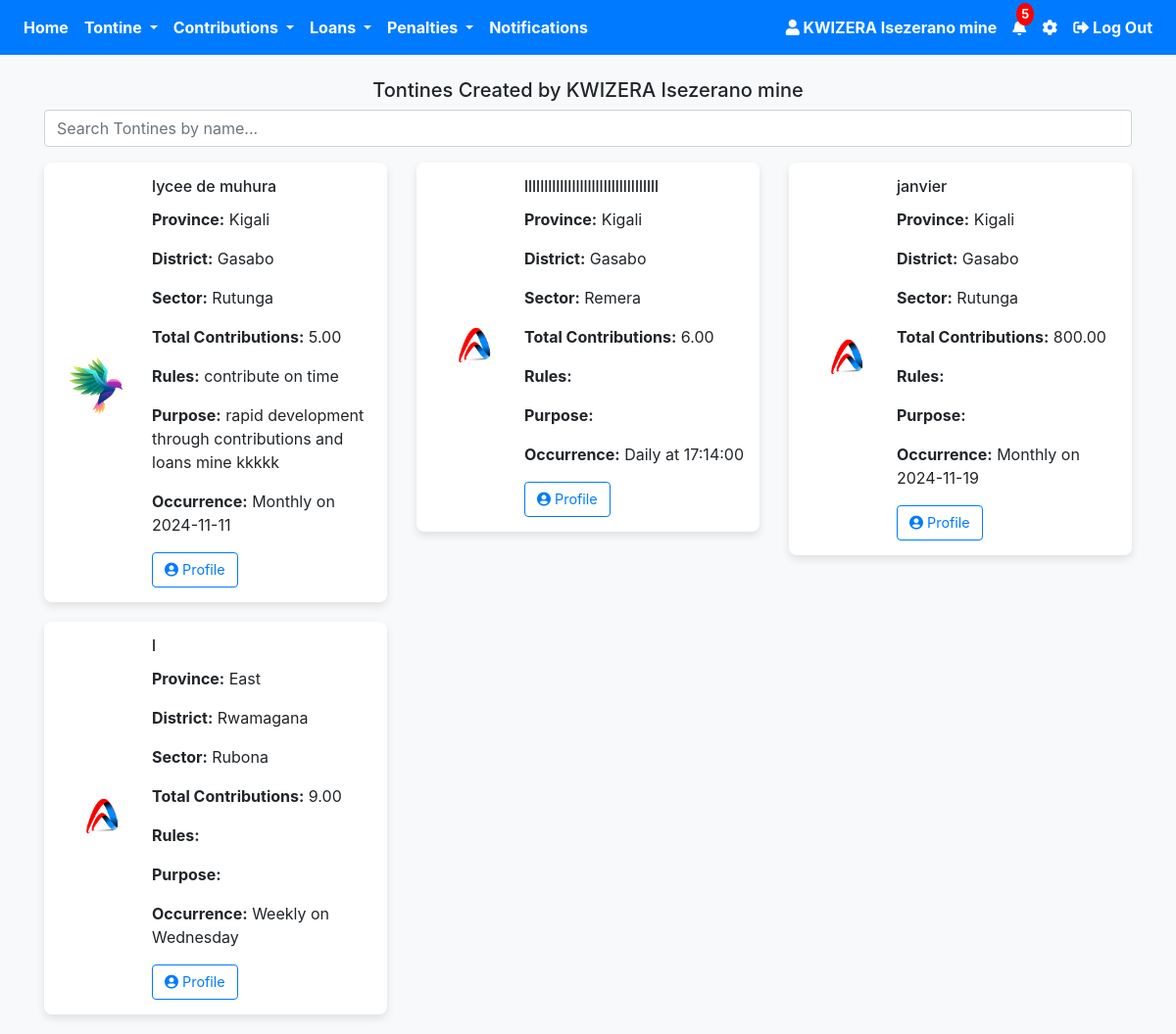
Before: /own_tontine.php (signed in) with the older database file.
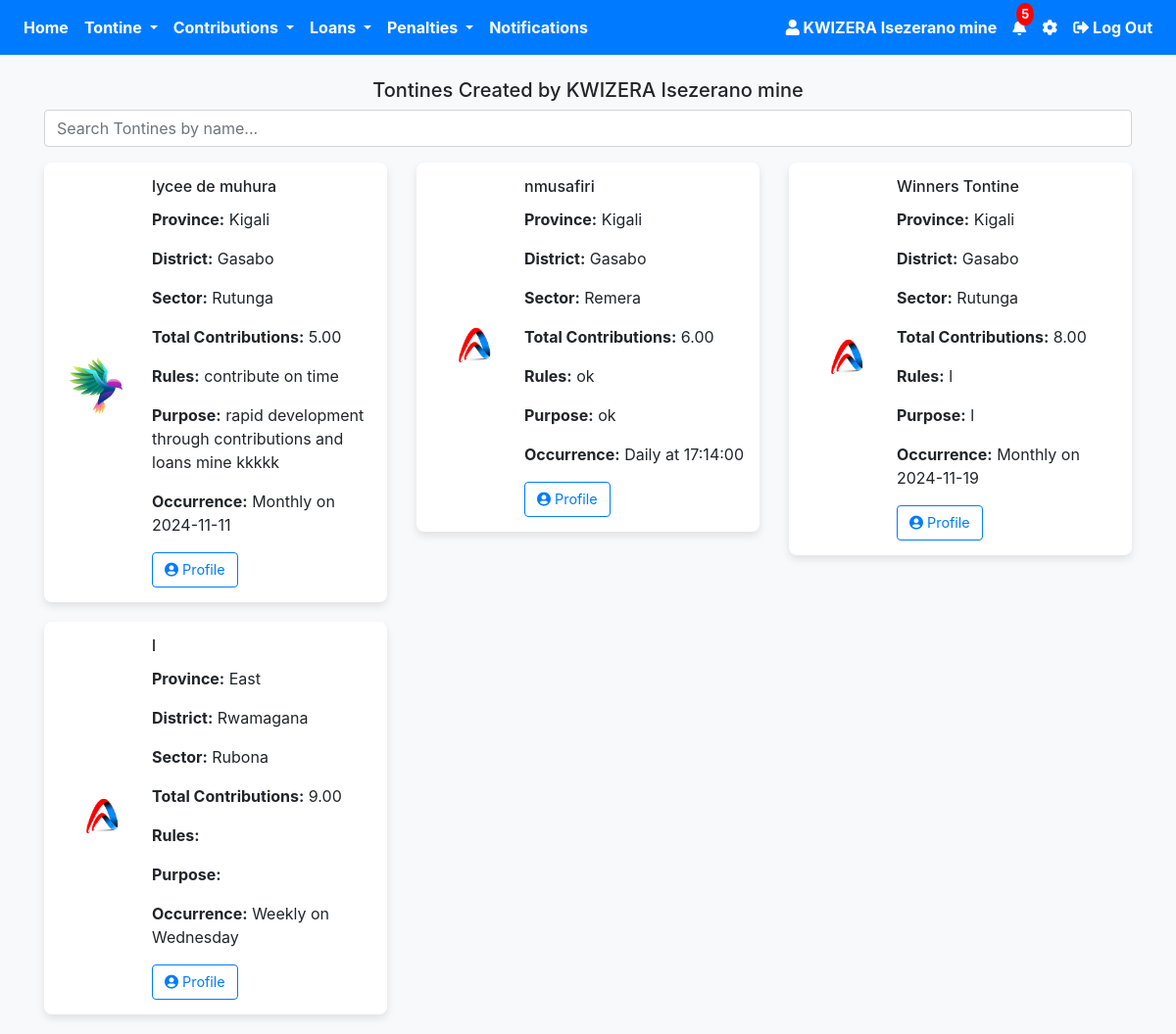
After: the same page with the newer database file.
### tables this page shows
CREATE TABLE `users` (
  `id` int(11) NOT NULL,
  `firstname` varchar(50) NOT NULL,
  `lastname` varchar(50) NOT NULL,
  `phone_number` varchar(15) NOT NULL,
  `idno` varchar(50) NOT NULL,
  `idnotype` varchar(50) NOT NULL,
  `idno_picture` varchar(255) NOT NULL,
  `behalf_name` varchar(30) NOT NULL,
  `behalf_phone_number` varchar(30) NOT NULL,
  `password` varchar(255) NOT NULL,
  `image` varchar(255) NOT NULL,
  `otp` int(11) DEFAULT 0,
  `verified` tinyint(4) NOT NULL DEFAULT 0,
  `otp_used` tinyint(1) NOT NULL DEFAULT 0,
  `otp_login` int(11) NOT NULL DEFAULT 0,
  `otp_forgot` int(11) NOT NULL,
  `otp_behalf` int(11) NOT NULL,
  `otp_behalf_used` tinyint(1) NOT NULL,
  `terms` tinyint(1) DEFAULT 0,
  `created_at` timestamp NOT NULL DEFAULT current_timestamp(),
  `updated_at` timestamp NOT NULL DEFAULT current_timestamp() ON UPDATE current_timestamp(),
  `role` enum('User','Sector','Court') DEFAULT 'User'
);

CREATE TABLE `tontine` (
  `id` int(11) NOT NULL,
  `tontine_name` varchar(255) NOT NULL,
  `logo` varchar(255) DEFAULT NULL,
  `join_date` date NOT NULL,
  `province` varchar(100) NOT NULL,
  `district` varchar(100) NOT NULL,
  `sector` varchar(100) NOT NULL,
  `total_contributions` decimal(10,2) NOT NULL,
  `occurrence` enum('Daily','Weekly','Monthly') NOT NULL,
  `time` time DEFAULT NULL,
  `day` enum('Monday','Tuesday','Wednesday','Thursday','Friday','Saturday','Sunday') DEFAULT NULL,
  `date` date DEFAULT NULL,
  `created_at` timestamp NOT NULL DEFAULT current_timestamp(),
  `user_id` int(11) DEFAULT NULL,
  `role` varchar(30) NOT NULL,
  `purpose` varchar(255) NOT NULL,
  `rules` varchar(255) NOT NULL,
  `status` enum('Not Justified','Justification Request sent','Justified','Rejected') DEFAULT 'Not Justified',
  `reason` varchar(255) NOT NULL,
  `interest` decimal(10,2) NOT NULL DEFAULT 0.00,
  `payment_frequency` enum('Monthly','Weekly') NOT NULL,
  `frequent_payment_date` date DEFAULT NULL,
  `frequent_payment_day` enum('Monday','Tuesday','Wednesday','Thursday','Friday','Saturday','Sunday') DEFAULT NULL,
  `late_contribution_penalty` int(50) NOT NULL
);

### own_tontine.php (the view, shortened to what this page needs)
<?php
require 'config.php';
$total_notifications = 5;
$user_id = $_SESSION['user_id'];
$stmt = $pdo->prepare("SELECT firstname, lastname FROM users WHERE id = :id");
$stmt->bindParam(':id', $user_id);
$stmt->execute();
$user = $stmt->fetch(PDO::FETCH_ASSOC);
$user_name = htmlspecialchars($user['firstname'] . ' ' . $user['lastname']);
$tontineStmt = $pdo->prepare("SELECT id, tontine_name, logo, join_date, province, district, sector, total_contributions, occurrence, time, day, date, rules, purpose FROM tontine WHERE user_id = :user_id");
$tontineStmt->execute(['user_id' => $user_id]);
$tontines = $tontineStmt->fetchAll(PDO::FETCH_ASSOC);
?>
<!DOCTYPE html>
<html lang="en">
<head>
    <link rel="stylesheet" href="https://stackpath.bootstrapcdn.com/bootstrap/4.5.2/css/bootstrap.min.css">
    <link rel="stylesheet" href="https://cdnjs.cloudflare.com/ajax/libs/font-awesome/5.15.4/css/all.min.css">
</head>
<body>
 <nav class="navbar navbar-expand-lg navbar-dark bg-primary">
    <div class="collapse navbar-collapse" id="navbarNav">
        <ul class="navbar-nav mr-auto">
            <li class="nav-item">
                <a class="nav-link font-weight-bold text-white" href="user_profile.php">Home</a>
            </li>
            <li class="nav-item dropdown">
                <a class="nav-link dropdown-toggle font-weight-bold text-white" href="#" id="paymentsDropdown" role="button" data-toggle="dropdown" aria-haspopup="true" aria-expanded="false">
                    Tontine
                </a>
            </li>
            <li class="nav-item dropdown">
                <a class="nav-link dropdown-toggle font-weight-bold text-white" href="#" id="contributionsDropdown" role="button" data-toggle="dropdown" aria-haspopup="true" aria-expanded="false">
                    Contributions
                </a>
            </li>
            <li class="nav-item dropdown">
                <a class="nav-link dropdown-toggle font-weight-bold text-white" href="#" id="loansDropdown" role="button" data-toggle="dropdown" aria-haspopup="true" aria-expanded="false">
                    Loans
                </a>
            </li>
            <li class="nav-item dropdown">
                <a class="nav-link dropdown-toggle font-weight-bold text-white" href="#" id="penaltiesDropdown" role="button" data-toggle="dropdown" aria-haspopup="true" aria-expanded="false">
                    Penalties
                </a>
            </li>
            <li class="nav-item">
                <a class="nav-link font-weight-bold text-white" href="#">Notifications</a>
            </li>
        </ul>
        <ul class="navbar-nav ml-auto">
            <li class="nav-item">
                <a class="nav-link font-weight-bold text-white" href="#">
                    <i class="fas fa-user"></i>
                    <?php echo htmlspecialchars($user_name); ?>
                </a>
            </li>
            <li class="nav-item">
                <a class="nav-link position-relative font-weight-bold text-white" href="#">
                    <i class="fas fa-bell"></i>
                    <span class="notification-badge"><?php echo $total_notifications; ?></span>
                </a>
            </li>
            <li class="nav-item">
                <a class="nav-link font-weight-bold text-white" href="setting.php">
                    <i class="fas fa-cog"></i>
                </a>
            </li>
            <li class="nav-item">
                <a class="nav-link font-weight-bold text-white" href="#" onclick="confirmLogout()">
                    <i class="fas fa-sign-out-alt"></i> Log Out
                </a>
            </li>
        </ul>
    </div>
</nav>
<div class="container">
    <h5 class="text-center mt-4">Tontines Created by <?php echo htmlspecialchars($user_name); ?></h5>
    <div class="form-group">
        <input type="text" id="search" class="form-control" placeholder="Search Tontines by name..." onkeyup="searchTontines()">
    </div>
    <div class="row" id="tontine-list">
        <?php foreach ($tontines as $tontine): ?>
            <div class="col-md-4 tontine-item">
                <div class="tontine-card">
                    <img src="<?php echo htmlspecialchars($tontine['logo']); ?>" alt="Tontine Logo" class="tontine-logo">
                    <div class="card-content">
                        <h6 class="card-title"><?php echo htmlspecialchars($tontine['tontine_name']); ?></h6>
                        <p><strong>Province:</strong> <?php echo htmlspecialchars($tontine['province']); ?></p>
                        <p><strong>District:</strong> <?php echo htmlspecialchars($tontine['district']); ?></p>
                        <p><strong>Sector:</strong> <?php echo htmlspecialchars($tontine['sector']); ?></p>
                        <p><strong>Total Contributions:</strong> <?php echo htmlspecialchars($tontine['total_contributions']); ?></p>
                        <p><strong>Rules:</strong> <?php echo htmlspecialchars($tontine['rules']); ?></p>
                        <p><strong>Purpose:</strong> <?php echo htmlspecialchars($tontine['purpose']); ?></p>
                        <?php
                        if ($tontine['occurrence'] == 'Daily') {
                            echo "<p><strong>Occurrence:</strong> Daily at " . htmlspecialchars($tontine['time']) . "</p>";
                        } elseif ($tontine['occurrence'] == 'Weekly') {
                            echo "<p><strong>Occurrence:</strong> Weekly on " . htmlspecialchars($tontine['day']) . "</p>";
                        } elseif ($tontine['occurrence'] == 'Monthly') {
                            echo "<p><strong>Occurrence:</strong> Monthly on " . htmlspecialchars($tontine['date']) . "</p>";
                        }
                        ?>
<div class="card-buttons d-flex justify-content-start">
    <button class="btn btn-outline-primary btn-custom" onclick="window.location.href='tontine_profile.php?id=<?php echo $tontine['id']; ?>'">
        <i class="fas fa-user-circle"></i>  Profile
    </button>
</div>
                    </div>
                </div>
            </div>
        <?php endforeach; ?>
    </div>
</div>
</body>
</html>

### own_tontine.php (style rules this page uses)
.notification-badge { position: absolute; top: -5px; right: -0px; background-color: red; color: white; border-radius: 50%; padding: 2px 5px; font-size: 0.80rem; }
body { background-color: #f8f9fa; }
.tontine-card { display: flex; align-items: center; padding: 15px; background-color: #fff; border-radius: 8px; box-shadow: 0px 4px 8px rgba(0, 0, 0, 0.1); margin-bottom: 20px; }
.tontine-logo { width: 80px; height: 80px; object-fit: cover; border-radius: 50%; margin-right: 15px; }
.card-content { flex: 1; }
.card-buttons { margin-top: 10px; }
.btn-custom { font-size: 0.9rem; margin-right: 5px; }

Changed rows visible on the page:
changed tontine "Remera": tontine_name "llllllllllllllllllllllllllllllllll" → "nmusafiri"; rules (not shown) → "ok"; purpose (not shown) → "ok"
changed tontine: tontine_name "janvier" → "Winners Tontine"; total_contributions "800.00" → "8.00"; rules (not shown) → "l"; purpose (not shown) → "l"
